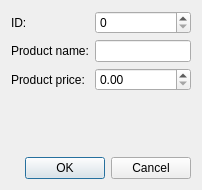
<?xml version="1.0" encoding="UTF-8"?>
<ui version="4.0">
 <class>ProductDialog</class>
 <widget class="QDialog" name="ProductDialog">
  <property name="geometry">
   <rect>
    <x>0</x>
    <y>0</y>
    <width>202</width>
    <height>190</height>
   </rect>
  </property>
  <property name="windowTitle">
   <string>Add Product</string>
  </property>
  <property name="windowIcon">
   <iconset theme="list-add">
    <normaloff>.</normaloff>.</iconset>
  </property>
  <layout class="QVBoxLayout" name="verticalLayout">
   <item>
    <layout class="QFormLayout" name="formLayout">
     <item row="0" column="0">
      <widget class="QLabel" name="label">
       <property name="text">
        <string>ID:</string>
       </property>
      </widget>
     </item>
     <item row="1" column="0">
      <widget class="QLabel" name="label_2">
       <property name="text">
        <string>Product name:</string>
       </property>
      </widget>
     </item>
     <item row="1" column="1">
      <widget class="QLineEdit" name="nameLineEdit"/>
     </item>
     <item row="2" column="0">
      <widget class="QLabel" name="label_3">
       <property name="text">
        <string>Product price:</string>
       </property>
      </widget>
     </item>
     <item row="2" column="1">
      <widget class="QDoubleSpinBox" name="priceSpinBox"/>
     </item>
     <item row="0" column="1">
      <widget class="QSpinBox" name="idSpinBox"/>
     </item>
    </layout>
   </item>
   <item>
    <widget class="QDialogButtonBox" name="buttonBox">
     <property name="orientation">
      <enum>Qt::Horizontal</enum>
     </property>
     <property name="standardButtons">
      <set>QDialogButtonBox::Cancel|QDialogButtonBox::Ok</set>
     </property>
    </widget>
   </item>
  </layout>
 </widget>
 <resources/>
 <connections>
  <connection>
   <sender>buttonBox</sender>
   <signal>accepted()</signal>
   <receiver>ProductDialog</receiver>
   <slot>accept()</slot>
   <hints>
    <hint type="sourcelabel">
     <x>192</x>
     <y>170</y>
    </hint>
    <hint type="destinationlabel">
     <x>157</x>
     <y>189</y>
    </hint>
   </hints>
  </connection>
  <connection>
   <sender>buttonBox</sender>
   <signal>rejected()</signal>
   <receiver>ProductDialog</receiver>
   <slot>reject()</slot>
   <hints>
    <hint type="sourcelabel">
     <x>192</x>
     <y>176</y>
    </hint>
    <hint type="destinationlabel">
     <x>201</x>
     <y>189</y>
    </hint>
   </hints>
  </connection>
 </connections>
</ui>
